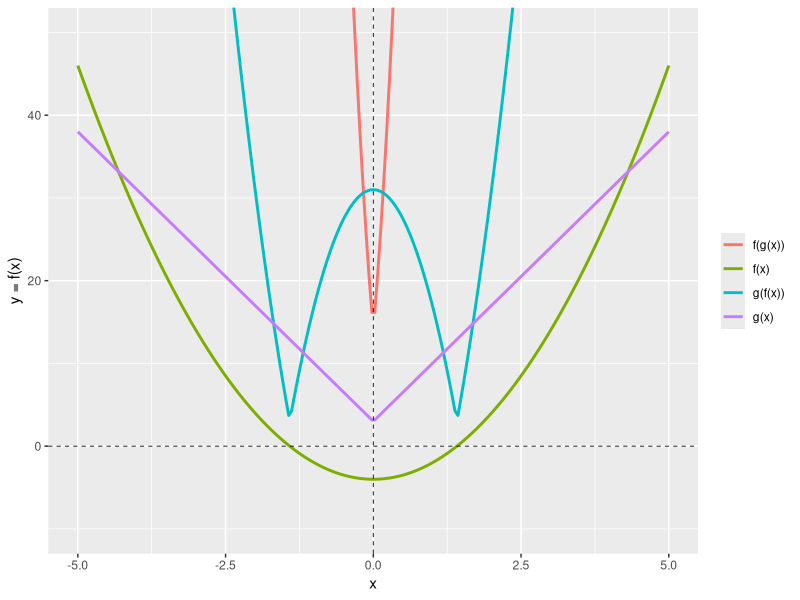
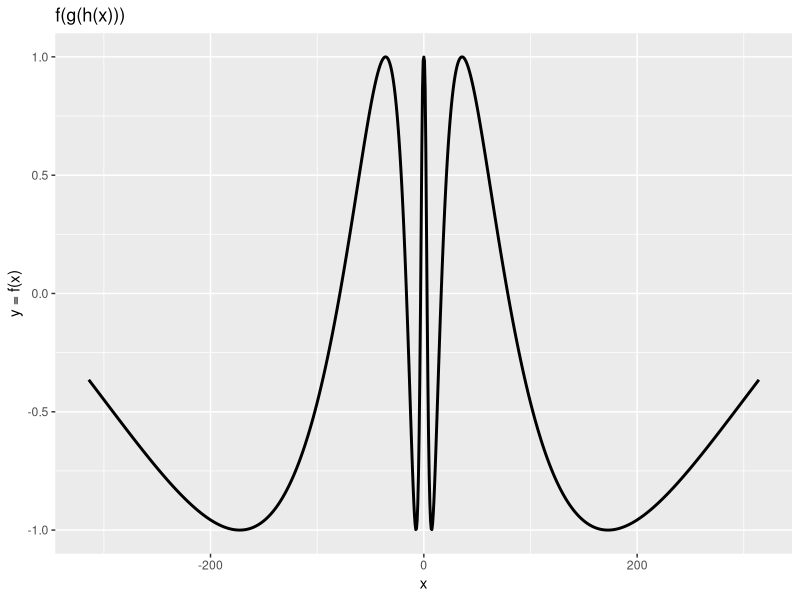
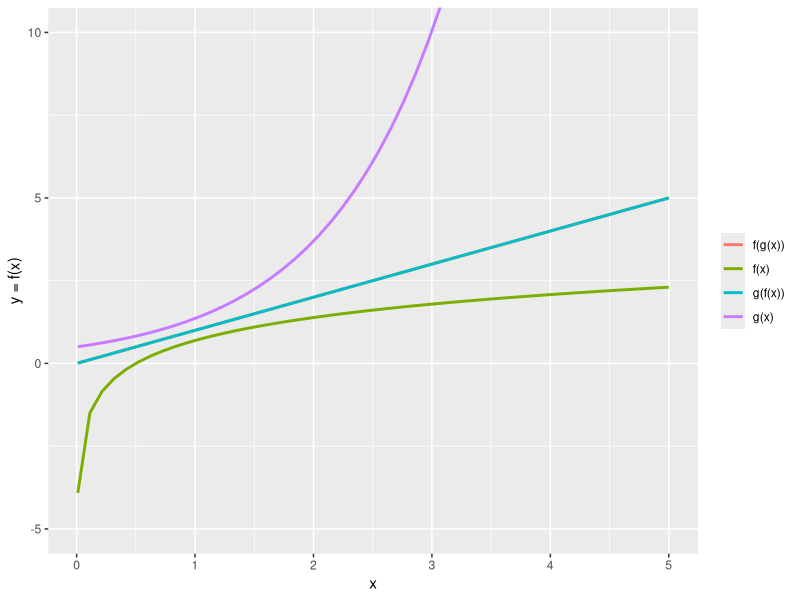
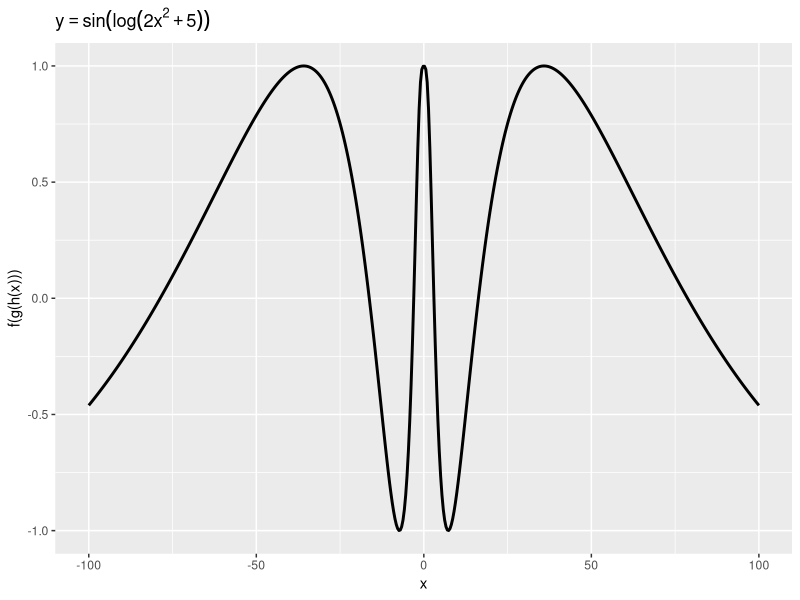

These charts were generated, in order, by the following R code:
## ---- chunk 1
#| message: false
library(ggplot2)
library(tidyr)
library(dplyr)
## ---- chunk 2
fx <- function(x) 2*x^2 - 4
gx <- function(x) 7*abs(x) + 3

xx <- seq(-5, 5, length.out = 200)

data.frame(
  x        = xx,
  `f(x)`   = fx(xx),
  `g(x)`   = gx(xx),
  `f(g(x))` = fx(gx(xx)),
  `g(f(x))` = gx(fx(xx)),
  check.names = FALSE
) |>
  pivot_longer(-x, names_to = "fun", values_to = "y") |>
  ggplot(aes(x = x, y = y, color = fun)) +
  geom_line(linewidth = 1) +
  geom_hline(yintercept = 0, linetype = "dashed", linewidth = 0.3, color = "black") +
  geom_vline(xintercept = 0, linetype = "dashed", linewidth = 0.3, color = "black") +
  coord_cartesian(ylim = c(-10, 50)) +
  labs(x = "x", y = "y = f(x)", color = NULL)
## ---- chunk 3
fx <- function(x) sin(x)
gx <- function(x) log(x)       # natural log (same as np.log)
hx <- function(x) 2*x^2 + 5

xx <- seq(-100*pi, 100*pi, length.out = 1001)
f3 <- fx(gx(hx(xx)))

ggplot(data.frame(x = xx, y = f3), aes(x, y)) +
  geom_line(linewidth = 1) +
  labs(x = "x", y = "y = f(x)", title = "f(g(h(x)))")
## ---- chunk 4
# f(x) = log(2x), g(x) = exp(x)/2  — f and g are inverses of each other
fx <- function(x) log(2*x)
gx <- function(x) exp(x)/2

xx <- seq(0.01, 5, length.out = 50)

data.frame(
  x         = xx,
  `f(x)`    = fx(xx),
  `g(x)`    = gx(xx),
  `f(g(x))` = fx(gx(xx)),
  `g(f(x))` = gx(fx(xx)),
  check.names = FALSE
) |>
  pivot_longer(-x, names_to = "fun", values_to = "y") |>
  ggplot(aes(x = x, y = y, color = fun)) +
  geom_line(linewidth = 1) +
  coord_cartesian(ylim = c(-5, 10)) +
  labs(x = "x", y = "y = f(x)", color = NULL)
## ---- chunk 5
# Build f(g(h(x))) = sin(log(2x^2 + 5)) as nested R functions
fx <- function(x) sin(x)
gx <- function(x) log(x)
hx <- function(x) 2*x^2 + 5

xx <- seq(-100, 100, length.out = 500)

ggplot(data.frame(x = xx, y = fx(gx(hx(xx)))), aes(x, y)) +
  geom_line(linewidth = 1) +
  labs(x = "x", y = "f(g(h(x)))",
       title = expression(y == sin(log(2*x^2 + 5))))
## ---- chunk 6
# f(x) = 2x + 3 → inverse is f_inv(y) = (y - 3) / 2
fun    <- function(x) 2*x + 3
invfun <- function(y) (y - 3) / 2

# Composing f with its inverse should recover the original value
cat("f(f_inv(4)) =", fun(invfun(4)), "\n")
cat("f_inv(f(4)) =", invfun(fun(4)), "\n")
## ---- chunk 7
# For functions without a closed-form inverse, use uniroot()
# Example: find x such that fun(x) = 4 numerically
target <- 4
result <- uniroot(function(x) fun(x) - target, interval = c(-10, 10))
cat("Numerical inverse: x such that f(x) = 4 is", round(result$root, 6), "\n")
